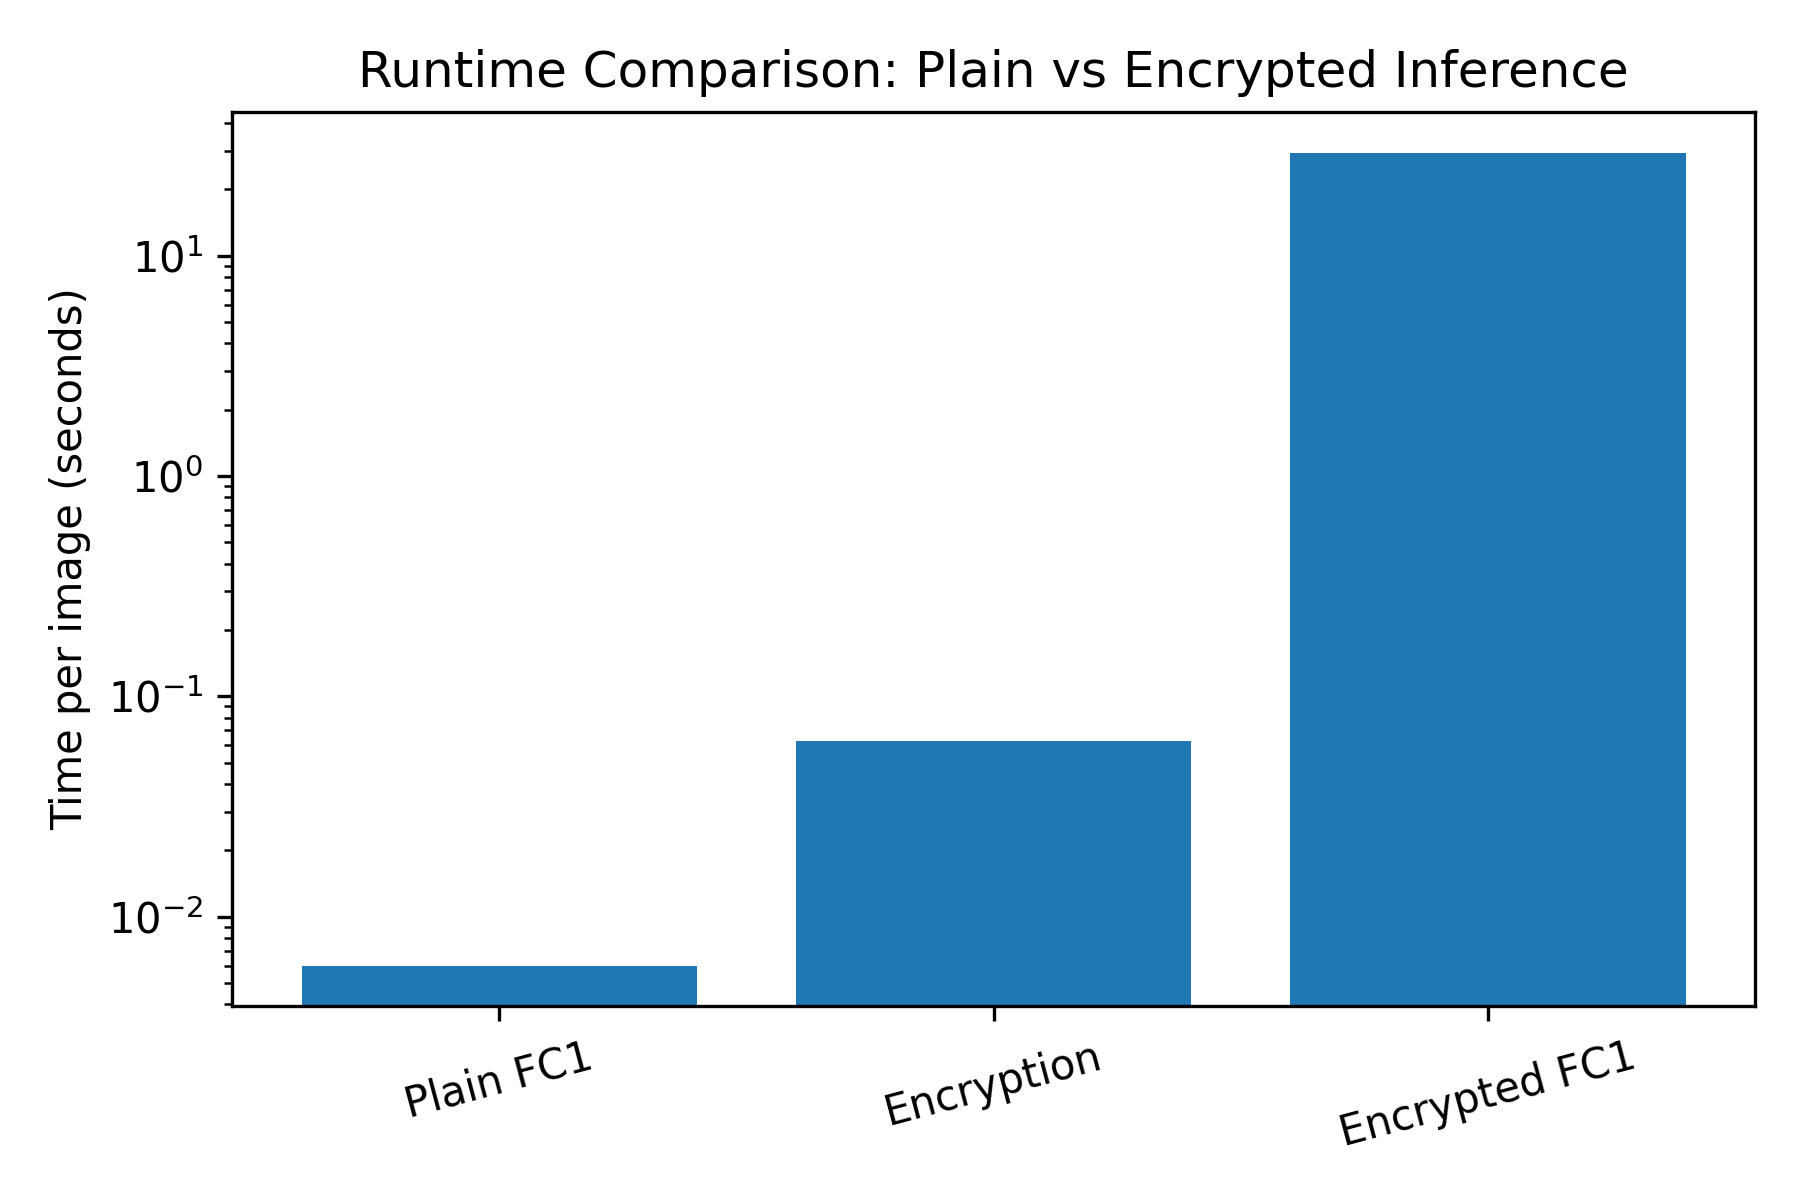

The Python source for this figure:
import matplotlib.pyplot as plt
import numpy as np

# Average times per image (seconds) from your experiments
labels = ["Plain FC1", "Encryption", "Encrypted FC1"]
times = [0.006, 0.063, 29.383]

x = np.arange(len(labels))

plt.figure(figsize=(6, 4))
plt.bar(x, times)
plt.xticks(x, labels, rotation=15)
plt.ylabel("Time per image (seconds)")
plt.title("Runtime Comparison: Plain vs Encrypted Inference")

# Optional: log-scale y-axis to show differences more clearly
plt.yscale("log")
plt.tight_layout()
plt.savefig("runtime_bar.png", dpi=300)
plt.show()
